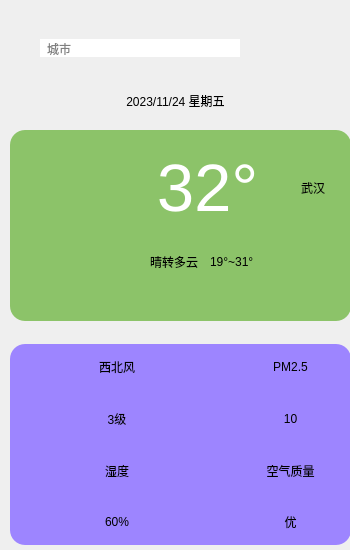
    <widget class="QWidget" name="widget_10" native="true">
     <property name="geometry">
      <rect>
       <x>10</x>
       <y>-1</y>
       <width>350</width>
       <height>550</height>
      </rect>
     </property>
     <widget class="QWidget" name="widget_2" native="true">
      <property name="geometry">
       <rect>
        <x>10</x>
        <y>344</y>
        <width>341</width>
        <height>201</height>
       </rect>
      </property>
      <property name="styleSheet">
       <string notr="true">background-color: rgb(157, 133, 255);
border-radius: 15px;
padding-left: 5px;
padding-right: 5px;</string>
      </property>
      <layout class="QGridLayout" name="gridLayout_2">
       <item row="2" column="1">
        <widget class="QLabel" name="lblShiDuTitle">
         <property name="styleSheet">
          <string notr="true">background-color: rgba(255, 255, 255,0);
font: 10pt &quot;微软雅黑&quot;;</string>
         </property>
         <property name="text">
          <string>湿度</string>
         </property>
         <property name="alignment">
          <set>Qt::AlignCenter</set>
         </property>
        </widget>
       </item>
       <item row="0" column="1">
        <widget class="QLabel" name="lblWindFx">
         <property name="styleSheet">
          <string notr="true">background-color: rgba(255, 255, 255,0);
font: 10pt &quot;微软雅黑&quot;;</string>
         </property>
         <property name="text">
          <string>西北风</string>
         </property>
         <property name="alignment">
          <set>Qt::AlignCenter</set>
         </property>
        </widget>
       </item>
       <item row="2" column="0" rowspan="2">
        <widget class="QLabel" name="lblShiDuIcon">
         <property name="minimumSize">
          <size>
           <width>40</width>
           <height>40</height>
          </size>
         </property>
         <property name="maximumSize">
          <size>
           <width>40</width>
           <height>40</height>
          </size>
         </property>
         <property name="styleSheet">
          <string notr="true">background-color: rgba(255, 255, 255, 0);</string>
         </property>
         <property name="text">
          <string/>
         </property>
         <property name="pixmap">
          <pixmap resource="pic.qrc">:/res/humidity.png</pixmap>
         </property>
         <property name="scaledContents">
          <bool>true</bool>
         </property>
         <property name="alignment">
          <set>Qt::AlignCenter</set>
         </property>
        </widget>
       </item>
       <item row="2" column="3">
        <widget class="QLabel" name="lblQualityTitle">
         <property name="autoFillBackground">
          <bool>false</bool>
         </property>
         <property name="styleSheet">
          <string notr="true">background-color: rgba(255, 255, 255,0);
font: 10pt &quot;微软雅黑&quot;;</string>
         </property>
         <property name="text">
          <string>空气质量</string>
         </property>
         <property name="alignment">
          <set>Qt::AlignCenter</set>
         </property>
        </widget>
       </item>
       <item row="3" column="1">
        <widget class="QLabel" name="lblShiDu">
         <property name="styleSheet">
          <string notr="true">background-color: rgba(255, 255, 255,0);
font: 10pt &quot;微软雅黑&quot;;</string>
         </property>
         <property name="text">
          <string>60%</string>
         </property>
         <property name="alignment">
          <set>Qt::AlignCenter</set>
         </property>
        </widget>
       </item>
       <item row="1" column="3">
        <widget class="QLabel" name="lblPM25">
         <property name="styleSheet">
          <string notr="true">background-color: rgba(255, 255, 255,0);
font: 10pt &quot;微软雅黑&quot;;</string>
         </property>
         <property name="text">
          <string>10</string>
         </property>
         <property name="alignment">
          <set>Qt::AlignCenter</set>
         </property>
        </widget>
       </item>
       <item row="0" column="3">
        <widget class="QLabel" name="lblPM25Title">
         <property name="styleSheet">
          <string notr="true">background-color: rgba(255, 255, 255,0);
font: 10pt &quot;微软雅黑&quot;;</string>
         </property>
         <property name="text">
          <string>PM2.5</string>
         </property>
         <property name="alignment">
          <set>Qt::AlignCenter</set>
         </property>
        </widget>
       </item>
       <item row="1" column="1">
        <widget class="QLabel" name="lblWindFl">
         <property name="styleSheet">
          <string notr="true">background-color: rgba(255, 255, 255,0);
font: 10pt &quot;微软雅黑&quot;;</string>
         </property>
         <property name="text">
          <string>3级</string>
         </property>
         <property name="alignment">
          <set>Qt::AlignCenter</set>
         </property>
        </widget>
       </item>
       <item row="2" column="2" rowspan="2">
        <widget class="QLabel" name="lblQualityIcon">
         <property name="minimumSize">
          <size>
           <width>40</width>
           <height>40</height>
          </size>
         </property>
         <property name="maximumSize">
          <size>
           <width>40</width>
           <height>40</height>
          </size>
         </property>
         <property name="autoFillBackground">
          <bool>false</bool>
         </property>
         <property name="styleSheet">
          <string notr="true">background-color: rgba(255, 255, 255, 0);</string>
         </property>
         <property name="text">
          <string/>
         </property>
         <property name="pixmap">
          <pixmap resource="pic.qrc">:/res/aqi.png</pixmap>
         </property>
         <property name="scaledContents">
          <bool>true</bool>
         </property>
         <property name="alignment">
          <set>Qt::AlignCenter</set>
         </property>
         <property name="wordWrap">
          <bool>false</bool>
         </property>
         <property name="indent">
          <number>-1</number>
         </property>
        </widget>
       </item>
       <item row="3" column="3">
        <widget class="QLabel" name="lblQuality">
         <property name="autoFillBackground">
          <bool>false</bool>
         </property>
         <property name="styleSheet">
          <string notr="true">background-color: rgba(255, 255, 255,0);
font: 10pt &quot;微软雅黑&quot;;</string>
         </property>
         <property name="text">
          <string>优</string>
         </property>
         <property name="alignment">
          <set>Qt::AlignCenter</set>
         </property>
        </widget>
       </item>
       <item row="0" column="0" rowspan="2">
        <widget class="QLabel" name="lblWindIcon">
         <property name="minimumSize">
          <size>
           <width>40</width>
           <height>40</height>
          </size>
         </property>
         <property name="maximumSize">
          <size>
           <width>40</width>
           <height>40</height>
          </size>
         </property>
         <property name="styleSheet">
          <string notr="true">background-color: rgba(255, 255, 255, 0);</string>
         </property>
         <property name="text">
          <string/>
         </property>
         <property name="pixmap">
          <pixmap resource="pic.qrc">:/res/wind.png</pixmap>
         </property>
         <property name="scaledContents">
          <bool>true</bool>
         </property>
         <property name="alignment">
          <set>Qt::AlignCenter</set>
         </property>
        </widget>
       </item>
       <item row="0" column="2" rowspan="2">
        <widget class="QLabel" name="lblPm25Icon">
         <property name="minimumSize">
          <size>
           <width>40</width>
           <height>40</height>
          </size>
         </property>
         <property name="maximumSize">
          <size>
           <width>40</width>
           <height>40</height>
          </size>
         </property>
         <property name="styleSheet">
          <string notr="true">background-color: rgba(255, 255, 255, 0);</string>
         </property>
         <property name="text">
          <string/>
         </property>
         <property name="pixmap">
          <pixmap resource="pic.qrc">:/res/pm25.png</pixmap>
         </property>
         <property name="scaledContents">
          <bool>true</bool>
         </property>
         <property name="alignment">
          <set>Qt::AlignCenter</set>
         </property>
        </widget>
       </item>
      </layout>
     </widget>
     <widget class="QWidget" name="widget_3" native="true">
      <property name="geometry">
       <rect>
        <x>10</x>
        <y>130</y>
        <width>341</width>
        <height>191</height>
       </rect>
      </property>
      <property name="styleSheet">
       <string notr="true">background-color: rgb(140, 195, 105,255);
border-radius: 15px;
;</string>
      </property>
      <widget class="Line" name="line">
       <property name="geometry">
        <rect>
         <x>230</x>
         <y>107</y>
         <width>16</width>
         <height>15</height>
        </rect>
       </property>
       <property name="minimumSize">
        <size>
         <width>0</width>
         <height>15</height>
        </size>
       </property>
       <property name="maximumSize">
        <size>
         <width>16777215</width>
         <height>15</height>
        </size>
       </property>
       <property name="styleSheet">
        <string notr="true">color: rgb(255, 0, 0);</string>
       </property>
       <property name="orientation">
        <enum>Qt::Vertical</enum>
       </property>
      </widget>
      <widget class="QWidget" name="layoutWidget">
       <property name="geometry">
        <rect>
         <x>24</x>
         <y>20</y>
         <width>291</width>
         <height>141</height>
        </rect>
       </property>
       <layout class="QGridLayout" name="gridLayout">
        <item row="1" column="2" colspan="2">
         <widget class="QLabel" name="lblLowHigh">
          <property name="styleSheet">
           <string notr="true">background-color: rgba(255, 255, 255,0);
font: 12pt &quot;微软雅黑&quot;;</string>
          </property>
          <property name="text">
           <string>19°~31°</string>
          </property>
          <property name="alignment">
           <set>Qt::AlignLeading|Qt::AlignLeft|Qt::AlignVCenter</set>
          </property>
         </widget>
        </item>
        <item row="0" column="3">
         <widget class="QLabel" name="lblCity">
          <property name="styleSheet">
           <string notr="true">font: 12pt &quot;Microsoft YaHei UI&quot;;
background-color: rgba(255, 255, 255,0);</string>
          </property>
          <property name="text">
           <string>武汉</string>
          </property>
          <property name="alignment">
           <set>Qt::AlignRight|Qt::AlignTrailing|Qt::AlignVCenter</set>
          </property>
         </widget>
        </item>
        <item row="0" column="1" colspan="2">
         <widget class="QLabel" name="lblTemp">
          <property name="font">
           <font>
            <family>Arial</family>
            <pointsize>50</pointsize>
            <weight>50</weight>
            <italic>false</italic>
            <bold>false</bold>
           </font>
          </property>
          <property name="styleSheet">
           <string notr="true">color: rgb(255, 255, 255);
font: 50pt &quot;Arial&quot;;
background-color: rgba(0, 255, 255, 0);</string>
          </property>
          <property name="text">
           <string>32°</string>
          </property>
          <property name="scaledContents">
           <bool>true</bool>
          </property>
          <property name="alignment">
           <set>Qt::AlignCenter</set>
          </property>
         </widget>
        </item>
        <item row="1" column="1">
         <widget class="QLabel" name="lblType">
          <property name="sizePolicy">
           <sizepolicy hsizetype="Preferred" vsizetype="Preferred">
            <horstretch>0</horstretch>
            <verstretch>0</verstretch>
           </sizepolicy>
          </property>
          <property name="styleSheet">
           <string notr="true">background-color: rgba(255, 255, 255,0);
font: 12pt &quot;微软雅黑&quot;;</string>
          </property>
          <property name="text">
           <string>晴转多云</string>
          </property>
          <property name="scaledContents">
           <bool>true</bool>
          </property>
          <property name="alignment">
           <set>Qt::AlignLeading|Qt::AlignLeft|Qt::AlignVCenter</set>
          </property>
         </widget>
        </item>
        <item row="0" column="0" rowspan="2">
         <widget class="QLabel" name="lblTypeIcon">
          <property name="minimumSize">
           <size>
            <width>110</width>
            <height>110</height>
           </size>
          </property>
          <property name="maximumSize">
           <size>
            <width>110</width>
            <height>110</height>
           </size>
          </property>
          <property name="styleSheet">
           <string notr="true">background-color: rgba(255, 255, 255, 0);</string>
          </property>
          <property name="text">
           <string/>
          </property>
          <property name="pixmap">
           <pixmap resource="pic.qrc">:/res/type/DuoYun.png</pixmap>
          </property>
          <property name="scaledContents">
           <bool>true</bool>
          </property>
          <property name="alignment">
           <set>Qt::AlignCenter</set>
          </property>
         </widget>
        </item>
       </layout>
      </widget>
     </widget>
     <widget class="QLabel" name="lblDate">
      <property name="geometry">
       <rect>
        <x>20</x>
        <y>80</y>
        <width>311</width>
        <height>41</height>
       </rect>
      </property>
      <property name="styleSheet">
       <string notr="true">font: 20pt &quot;Arial&quot;;
background-color: rgba(255, 255, 255,0);</string>
      </property>
      <property name="text">
       <string>2023/11/24 星期五</string>
      </property>
      <property name="alignment">
       <set>Qt::AlignCenter</set>
      </property>
     </widget>
     <widget class="QWidget" name="layoutWidget">
      <property name="geometry">
       <rect>
        <x>40</x>
        <y>30</y>
        <width>242</width>
        <height>36</height>
       </rect>
      </property>
      <layout class="QHBoxLayout" name="horizontalLayout">
       <item>
        <widget class="QLineEdit" name="leCity">
         <property name="minimumSize">
          <size>
           <width>200</width>
           <height>0</height>
          </size>
         </property>
         <property name="maximumSize">
          <size>
           <width>200</width>
           <height>16777215</height>
          </size>
         </property>
         <property name="styleSheet">
          <string notr="true">font: 14pt &quot;Microsoft YaHei UI&quot;;
background-color: rgb(255, 255, 255);
border-radius: 15px;
padding: 1px 5px</string>
         </property>
         <property name="placeholderText">
          <string>城市</string>
         </property>
        </widget>
       </item>
       <item>
        <widget class="QPushButton" name="btnSearch">
         <property name="styleSheet">
          <string notr="true">background-color: rgba(157, 133, 255,0);
border-radius: 10px;</string>
         </property>
         <property name="text">
          <string/>
         </property>
         <property name="icon">
          <iconset resource="pic.qrc">
           <normaloff>:/res/search.png</normaloff>:/res/search.png</iconset>
         </property>
        </widget>
       </item>
      </layout>
     </widget>
    </widget>
